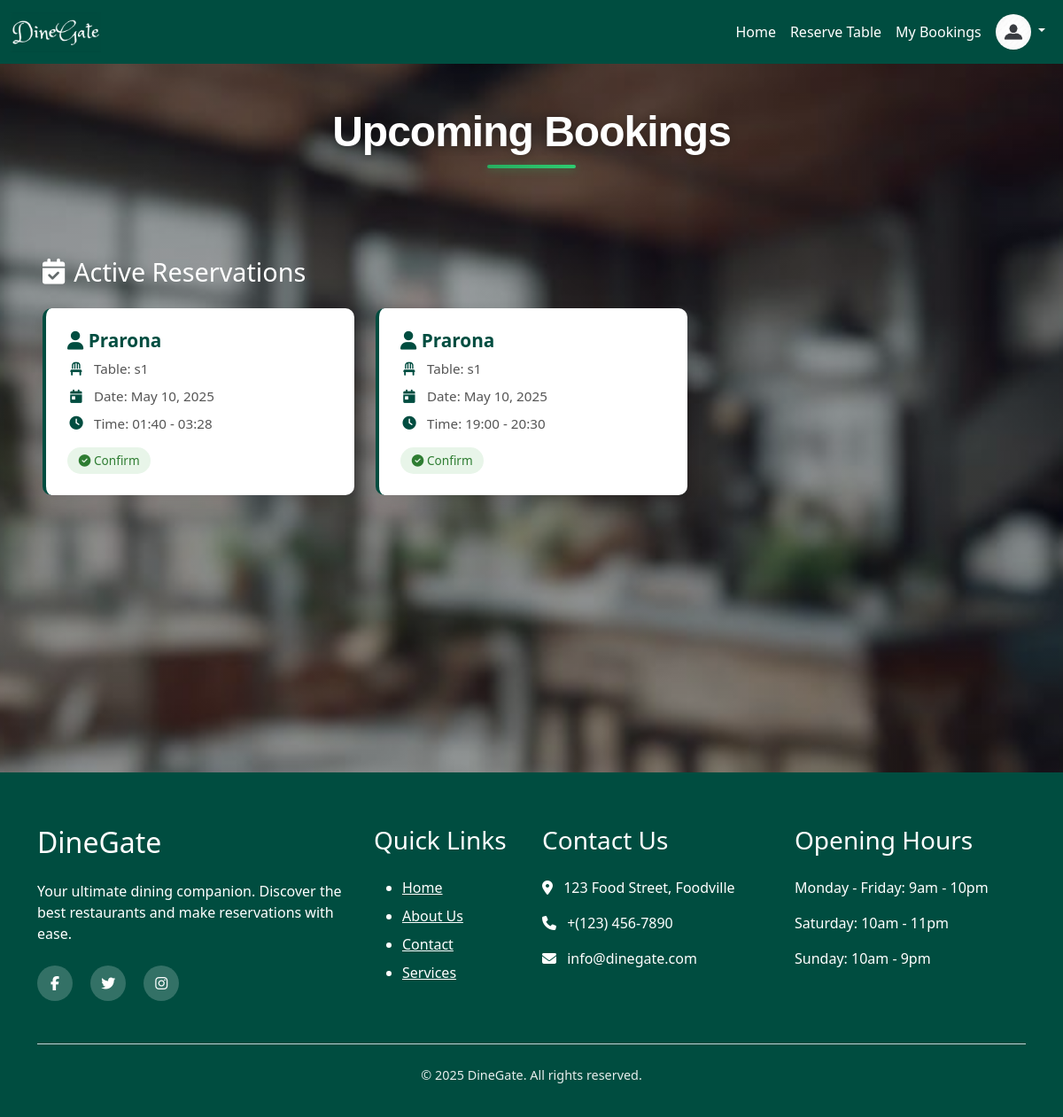
The page /recent_book_history_for_restaurant/4/ (signed in) on the database its author committed.
### reservation/models.py (models this page shows, shortened)
class TableReservation(models.Model):
    user=models.ForeignKey(CustomerUser,on_delete=models.CASCADE)
    restaurant=models.ForeignKey(Restaurant ,on_delete=models.CASCADE)
    table=models.ForeignKey(Table_list ,on_delete=models.CASCADE)
    reserve_date=models.DateField()
    start_time=models.TimeField()
    end_time=models.TimeField()
    status_choice=(
        ('confirm','confirm'),
        ('cancel','cancel'),
    )
    status=models.CharField(max_length=100,choices=status_choice)
    class Meta:
        unique_together = ('user', 'table', 'reserve_date', 'start_time', 'end_time')

class Table_list(models.Model):
    restaurant=models.ForeignKey(Restaurant ,on_delete=models.CASCADE)
    table_no=models.CharField(max_length=100,blank=True,null=True)
    date=models.DateField(blank=True,null=True)
    start_time=models.TimeField(blank=True,null=True)
    end_time=models.TimeField(blank=True,null=True)
    no_of_people=models.IntegerField(blank=True,null=True)
    is_available = models.BooleanField(default=True)
    class Meta:
        unique_together = ('restaurant', 'table_no', 'date', 'start_time', 'end_time')

### account/models.py (models this page shows, shortened)
class CustomerUser(models.Model):
    user_name=models.CharField(max_length=100)
    user_email=models.EmailField(max_length=100,blank=True,null=True)
    user_contact_number=models.CharField(max_length=15,blank=True,null=True)
    user_address=models.CharField(max_length=200,blank=True,null=True)
    user_image=models.ImageField(blank=True,null=True)
    user_password=models.CharField(max_length=200,blank=True,null=True)
    role = models.CharField(max_length=20, default='customer')

### reservation/views.py (the view)
# urls.py: path('recent_book_history_for_restaurant/<str:id>/',rv_views.recent_book_history_for_restaurant,name='recent_book_history_for_restaurant'),
def recent_book_history_for_restaurant(request,id):
    restaurant = Restaurant.objects.get(pk=id)
    now = timezone.now()
    today = now.date()
    current_time = now.time()
    bookings = TableReservation.objects.filter(restaurant=restaurant).order_by('-reserve_date')
    upcoming = []
    for b in bookings:
        if b.reserve_date > today or (b.reserve_date == today and b.end_time >= current_time):
            if b.status=='confirm':
              upcoming.append(b)
    return render(request,'reservation/recent_book_history_for_restaurant.html',{'upcoming': upcoming})

### account/context_processors.py (called while the page is built)
def user_role(request):
    user = None
    role = None
    if request.session.get('user_id'):
        try:
            user = CustomerUser.objects.get(id=request.session['user_id'])
            role = 'customer'
        except CustomerUser.DoesNotExist:
            pass
    elif request.session.get('restaurant_id'):
        try:
            user = Restaurant.objects.get(id=request.session['restaurant_id'])
            role = 'restaurant'
        except Restaurant.DoesNotExist:
            pass
    return {
        'logged_user': user,
        'logged_role': role,
    }

### template/reservation/recent_book_history_for_restaurant.html
{% extends 'base.html' %}
{% load static %}
{% block content %}
<div class="booking-history-container" style="
    background: linear-gradient(rgba(0, 0, 0, 0.3), rgba(0, 0, 0, 0.3)),
                url('{% static 'images/back2.jpg' %}') no-repeat center center fixed;
    background-size: cover;
    min-height: 100vh;
    padding: 3rem 1rem;
">
    <div class="content-container">
        <div class="content-header">
            <h1 class="content-title">Upcoming Bookings</h1>
        </div>
    </div>
    <br>
    {% if upcoming %}
    <div class="booking-section">
        <h2 class="section-title">
            <i class="fas fa-calendar-check"></i> Active Reservations
        </h2>
        <div class="booking-grid">
            {% for booking in upcoming %}
            <div class="booking-card">
                <h3 class="booking-restaurant">
                    <i class="fas fa-user"></i> {{ booking.user.user_name }}
                </h3>
                <div class="booking-detail">
                    <i class="fas fa-chair"></i>
                    <span>Table: {{ booking.table.table_no }}</span>
                </div>
                <div class="booking-detail">
                    <i class="fas fa-calendar-day"></i>
                    <span>Date: {{ booking.reserve_date }}</span>
                </div>
                <div class="booking-detail">
                    <i class="fas fa-clock"></i>
                    <span>Time: {{ booking.start_time|time:"H:i" }} - {{ booking.end_time|time:"H:i" }}</span>
                </div>
                <div class="booking-status {% if booking.status == 'confirm' %}status-confirm{% else %}status-cancel{% endif %}">
                    <i class="fas fa-{% if booking.status == 'confirm' %}check-circle{% else %}times-circle{% endif %}"></i>
                    {{ booking.status|title }}
                </div>
            </div>
            {% endfor %}
        </div>
    </div>
    {% else %}
    <div class="empty-booking">
        <i class="far fa-calendar-times"></i>
        <p>No upcoming bookings found.</p>
    </div>
    {% endif %}
</div>
{% endblock %}

### static/css/style.css (style rules this page uses)
body { font-family: 'Poppins', sans-serif; margin: 0; padding: 0; color: #333; line-height: 1.6; }
.content-container { max-width: 1200px; margin: 0 auto 2rem; padding: 0 1rem; text-align: center; }
.content-header { margin-bottom: 2.5rem; animation: fadeInDown 0.8s ease; }
.content-title { font-size: 3rem; color: white; font-weight: 800; margin-bottom: 1rem; letter-spacing: -1px; text-shadow: 0 2px 10px rgba(0,0,0,0.3); position: relative; display: inline-block; font-family: 'Poppins', sans-serif; }
.content-title::after { content: ''; position: absolute; bottom: -12px; left: 50%; transform: translateX(-50%); width: 100px; height: 4px; background: linear-gradient(90deg, #27ae60, #2ecc71); border-radius: 3px; box-shadow: 0 2px 10px rgba(39, 174, 96, 0.4); }
.booking-section { max-width: 1200px; margin: 0 auto 3rem; padding: 2rem; }
.section-title { font-size: 1.8rem; margin-bottom: 1.5rem; color: #fff; display: flex; align-items: center; gap: 10px; }
.booking-grid { display: grid; grid-template-columns: repeat(auto-fill, minmax(300px, 1fr)); gap: 1.5rem; }
.booking-card { background: #fff; border-radius: 10px; padding: 1.5rem; box-shadow: 0 5px 15px rgba(0, 0, 0, 0.1); transition: all 0.3s ease; border-left: 4px solid #004D40; }
.booking-restaurant { font-size: 1.3rem; font-weight: 600; color: #004D40; margin-bottom: 0.5rem; }
.booking-detail { display: flex; align-items: center; margin-bottom: 0.5rem; color: #555; font-size: 0.95rem; }
.booking-detail i { margin-right: 10px; color: #004D40; width: 20px; text-align: center; }
.booking-status { display: inline-block; padding: 0.3rem 0.8rem; border-radius: 20px; font-size: 0.85rem; font-weight: 500; margin-top: 0.5rem; }
.status-confirm { background-color: #e8f5e9; color: #2e7d32; }

### rows shown on the page
TableReservation: user.user_name "Prarona", table.table_no "s1", reserve_date "May 10, 2025", start_time "01:40", end_time "03:28", status "Confirm"
TableReservation: user.user_name "Prarona", table.table_no "s1", reserve_date "May 10, 2025", start_time "19:00", end_time "20:30", status "Confirm"
